Frame 1 (no input): blank canvas, image omitted
Frame 60 (the mouse pressed at the canvas centre just before this capture): blank canvas, image omitted
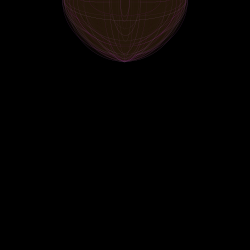
Frame 120 (the mouse held since frame 60 and released just before this capture)

The Processing sketch whose frames 1 and 60 were blank and that drew this single picture after the mouse press (run headless with seeded random() and noise(); from frame 60 on, the mouse is pressed at the canvas centre):

// Processing sketch: processing_18794
// ── processing_18794.pde

void setup(){
  size(250,250);
  fill(33,20,9,60);
  smooth();
  stroke(220,102);
  strokeWeight(5);
}
  
  void draw(){
    float weight= dist(mouseX,mouseY,pmouseX,pmouseY);
    strokeWeight(weight/10);
   
   
  background(0,100);
for(int x=0;x<=130;x+=40){
   for(int i = 1/2; i <250; i += 4.5) {
     stroke(mouseX,random(10,110),mouseY);
     ellipse(mouseX,mouseY-mouseX,random(weight,pmouseX),random(weight,mouseY));
  //bezier(mouseX,weight, 100,pmouseY,pmouseX,random(mouseX,mouseY),i-x+10, mouseY);
}
}
}

  
